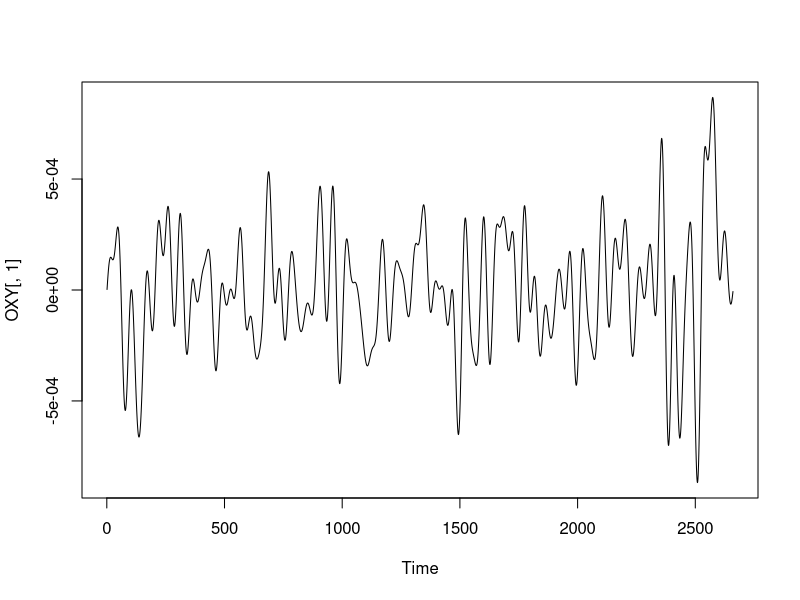
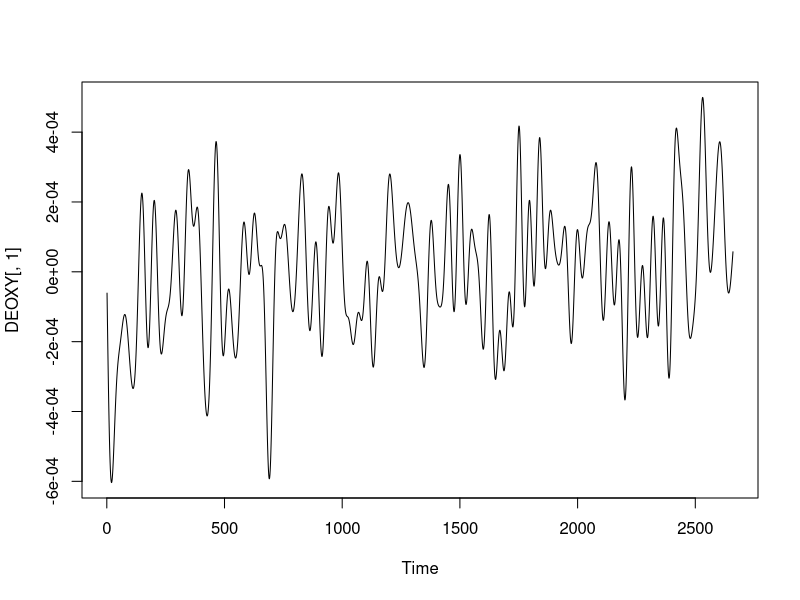
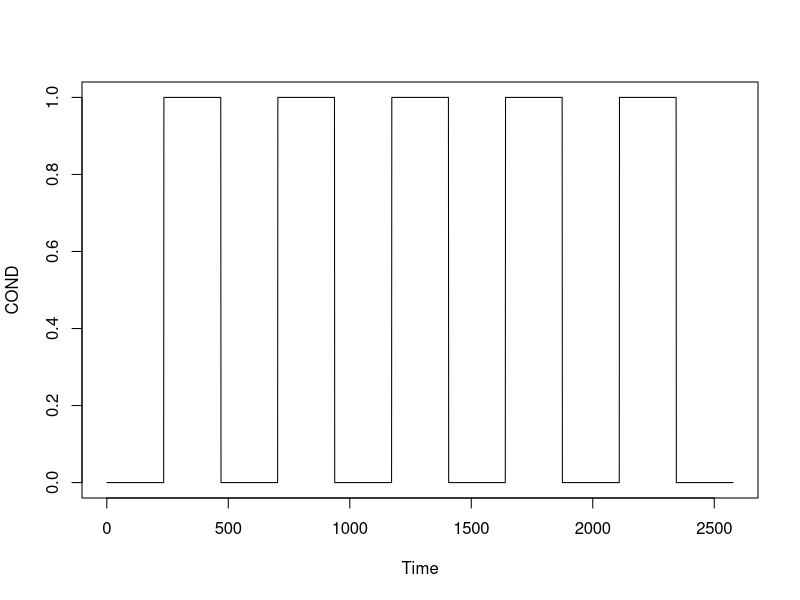
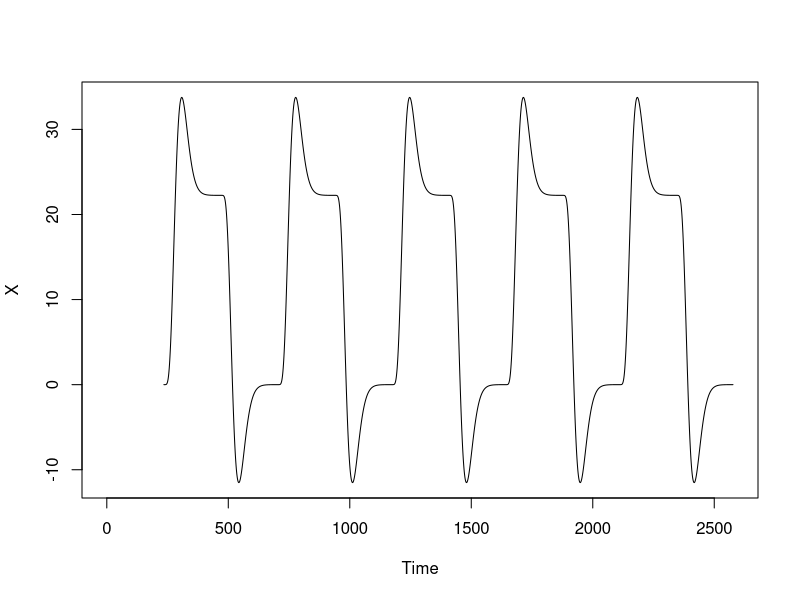

Source code (R) for these figures, in order:
## ---- chunk 1
# Os dados já foram preprocessados
# - PCA para correcao de movimento
# - retirar outliers
# - filtro temporal: passa-banda (0.001-0.1Hz)

#Leitura de dados
OXY = read.table("Oxy781HZ30sBlock.txt", header=F)
DEOXY = read.table("Deoxy781HZ30sBlock.txt", header=F)
## ---- chunk 2
# Taxa de amostragem do equipamento
HZ = 7.81

dim(OXY)
dim(DEOXY)

# Logo, temos de tempo de coleta:
tempo = dim(OXY)/HZ
tempo

ts.plot(OXY[, 1])
ts.plot(DEOXY[, 1])

#Tarefa block-design - 30s
COND = 330
## ---- chunk 3
#Tarefa block-design - 30s
COND = array(0, 2577) #2577 para os primeiros 330s
COND[235:469] = 1
COND[704:937] = 1
COND[1173:1406] = 1
COND[1641:1874] = 1
COND[2110:2343] = 1
ts.plot(COND)
## ---- chunk 4
glover = function(HZ){
	a1 = 6
	a2 = 12
	b1 = 0.9
	b2 = 0.9
	d1 = 5.4
	d2 = 10.8
	c = 0.35
	x = seq(0, 30, 1/HZ) # HZ is the Sampling Rate (Heartz)
	glover1 = ((x/d1)^a1)*exp((-x+d1)/b1)
	glover2 = ((x/d2)^a2)*exp((-x+d2)/b2)
	G = glover1-c*glover2
	return(G)
}

#HRF canonica
HRF = glover(HZ)

#Convolucao da condicao da tarefa pela HRF
X = filter(COND, HRF, method="convolution", side=1)
ts.plot(X)
## ---- chunk 5
# Vetor que contem as estatisticas t dos betas
# do GLM para cada canal (nesse experimento são 20)
mapaToxy = array(0, 20)
mapaTdeoxy = array(0, 20)

for(canal in 1:20){
  # ajuste do GLM para oxy
  # o que antes eram todos os voxeis de fMRI, em NIRS são os 20 canais
  # o modelo prevê a OXY de cada canal em funço da HRF convoluída da cond.
  # dessa forma, ao ter cond =1 pra tarefa e 0 para repouso, o teste:
  modelo = lm(OXY[1:2577, canal]~X)
  mapaToxy[canal] = summary(modelo)$coef[2, 3] #estat. t
  
  #ajuste do GLM para deoxy
  modelo = lm(DEOXY[1:2577, canal]~X)
  mapaTdeoxy[canal] = summary(modelo)$coef[2, 3] #estat. t
}

## ---- chunk 6
  modelo1 = lm(OXY[1:2577, 1]~X)
  mapaToxy[canal] = summary(modelo1)$coef[2, 3]     #estat. t
  summary(modelo1)  
  #ajuste do GLM para deoxy
  modelo2 = lm(DEOXY[1:2577, 1]~X)
  mapaTdeoxy[canal] = summary(modelo2)$coef[2, 3]
  summary(modelo2) #estat. t

